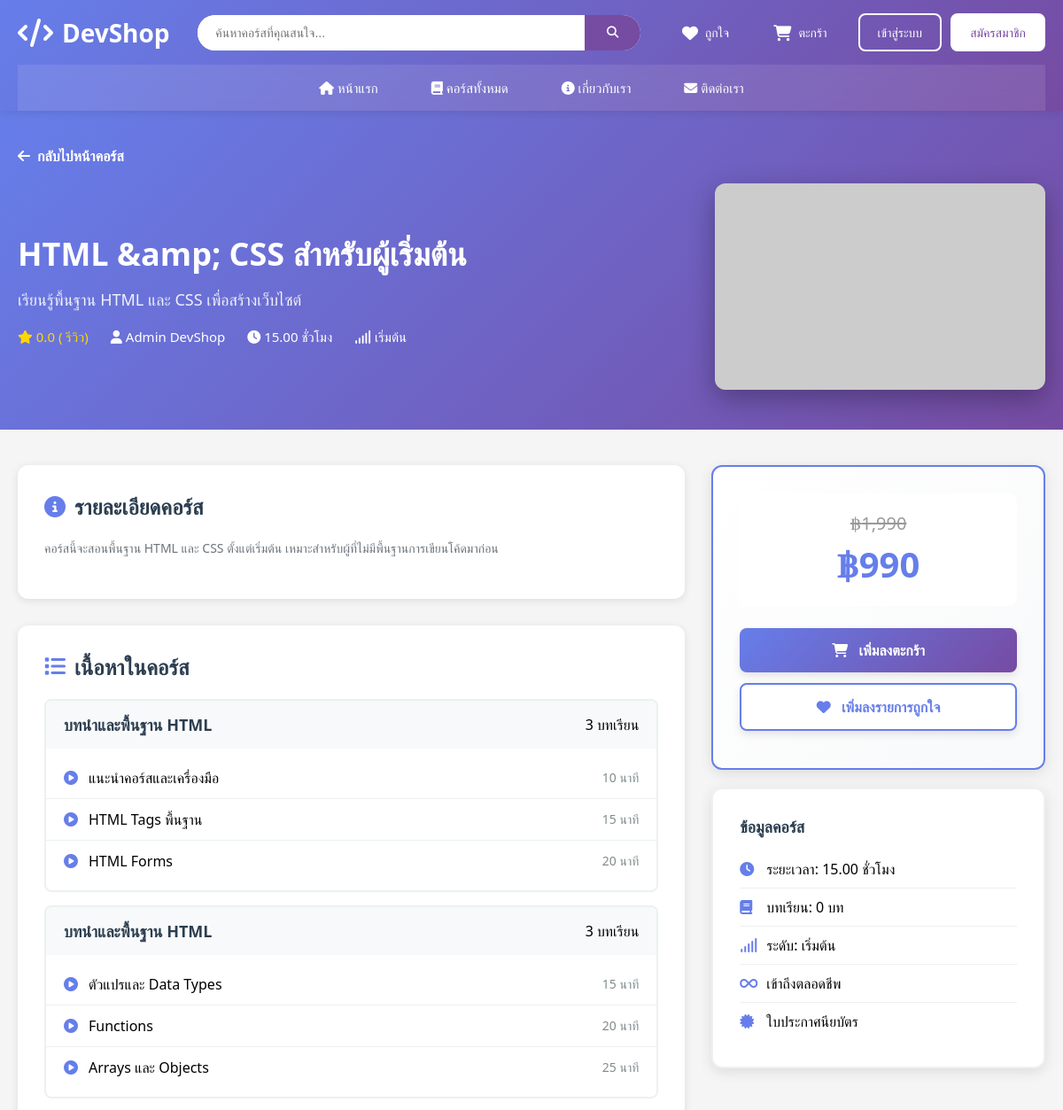
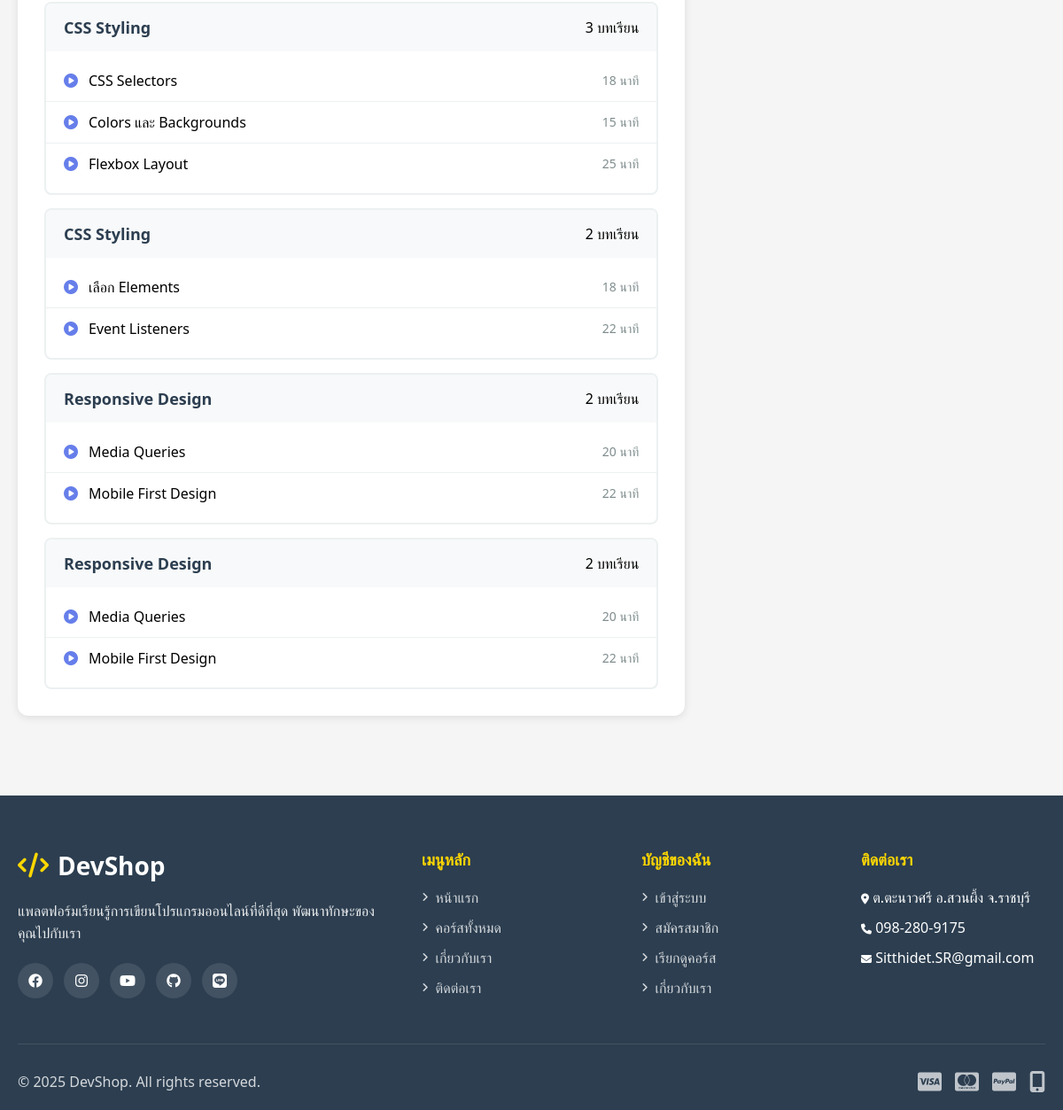
Screenshot of /course_detail.php?id=1 with the database file from the repository (2 pictures, top to bottom).
### tables this page shows
CREATE TABLE `courses` (
  `course_id` int NOT NULL AUTO_INCREMENT,
  `instructor_id` int NOT NULL,
  `category_id` int NOT NULL,
  `course_title` varchar(200) NOT NULL,
  `course_slug` varchar(200) NOT NULL,
  `description` text,
  `short_description` varchar(500) DEFAULT NULL,
  `thumbnail` varchar(255) DEFAULT NULL,
  `level` enum('beginner','intermediate','advanced') DEFAULT 'beginner',
  `price` decimal(10,2) NOT NULL,
  `discount_price` decimal(10,2) DEFAULT NULL,
  `duration_hours` decimal(5,2) DEFAULT NULL,
  `total_lectures` int DEFAULT '0',
  `status` enum('draft','published','archived') DEFAULT 'draft',
  `featured` tinyint(1) DEFAULT '0',
  `bestseller` tinyint(1) DEFAULT '0',
  `created_at` timestamp NULL DEFAULT CURRENT_TIMESTAMP,
  `updated_at` timestamp NULL DEFAULT CURRENT_TIMESTAMP ON UPDATE CURRENT_TIMESTAMP,
  PRIMARY KEY (`course_id`),
  UNIQUE KEY `course_slug` (`course_slug`),
  KEY `idx_slug` (`course_slug`),
  KEY `idx_instructor` (`instructor_id`),
  KEY `idx_category` (`category_id`),
  KEY `idx_status` (`status`),
  KEY `idx_featured` (`featured`),
  CONSTRAINT `courses_ibfk_1` FOREIGN KEY (`instructor_id`) REFERENCES `users` (`user_id`) ON DELETE CASCADE,
  CONSTRAINT `courses_ibfk_2` FOREIGN KEY (`category_id`) REFERENCES `categories` (`category_id`) ON DELETE RESTRICT
);

CREATE TABLE `sections` (
  `section_id` int NOT NULL AUTO_INCREMENT,
  `course_id` int NOT NULL,
  `section_title` varchar(200) NOT NULL,
  `section_order` int DEFAULT '0',
  `created_at` timestamp NULL DEFAULT CURRENT_TIMESTAMP,
  PRIMARY KEY (`section_id`),
  KEY `idx_course` (`course_id`),
  CONSTRAINT `sections_ibfk_1` FOREIGN KEY (`course_id`) REFERENCES `courses` (`course_id`) ON DELETE CASCADE
);

CREATE TABLE `lectures` (
  `lecture_id` int NOT NULL AUTO_INCREMENT,
  `section_id` int NOT NULL,
  `lecture_title` varchar(200) NOT NULL,
  `lecture_type` enum('video','article','quiz','file') DEFAULT 'video',
  `content_url` varchar(255) DEFAULT NULL,
  `content_text` text,
  `duration_minutes` int DEFAULT NULL,
  `lecture_order` int DEFAULT '0',
  `is_preview` tinyint(1) DEFAULT '0',
  `created_at` timestamp NULL DEFAULT CURRENT_TIMESTAMP,
  PRIMARY KEY (`lecture_id`),
  KEY `idx_section` (`section_id`),
  CONSTRAINT `lectures_ibfk_1` FOREIGN KEY (`section_id`) REFERENCES `sections` (`section_id`) ON DELETE CASCADE
);

### includes/course_functions.php (called while the page is built, shortened)
<?php
function get_course_by_id($course_id)
{
    global $conn;
    $course_id = intval($course_id);
    $sql = "SELECT c.*, cat.category_name, cat.icon,
            CONCAT(u.first_name, ' ', u.last_name) as instructor_name,
            u.profile_image as instructor_image,
            COALESCE(AVG(r.rating), 0) as avg_rating,
            COUNT(DISTINCT r.review_id) as total_reviews,
            COUNT(DISTINCT e.enrollment_id) as total_students
            FROM courses c
            LEFT JOIN categories cat ON c.category_id = cat.category_id
            LEFT JOIN users u ON c.instructor_id = u.user_id
            LEFT JOIN reviews r ON c.course_id = r.course_id AND r.status = 'approved'
            LEFT JOIN enrollments e ON c.course_id = e.course_id
            WHERE c.course_id = $course_id AND c.status = 'published'
            GROUP BY c.course_id";
    $result = $conn->query($sql);
    return $result ? $result->fetch_assoc() : null;
}
?>

### includes/functions.php (called while the page is built, shortened)
<?php
function get_level_text($level)
{
    $levels = [
        'beginner' => 'เริ่มต้น',
        'intermediate' => 'กลาง',
        'advanced' => 'ขั้นสูง'
    ];
    return $levels[$level] ?? 'ไม่ระบุ';
}
?>

### course_detail.php (the view, shortened to what this page needs)
<?php
require_once 'includes/config.php';
require_once 'includes/functions.php';
require_once 'includes/course_functions.php';
$course_id = intval($_GET['id']);
$course = get_course_by_id($course_id);
$sections = $conn->query("
    SELECT s.*,
    (SELECT COUNT(*) FROM lectures WHERE section_id = s.section_id) as lecture_count
    FROM sections s
    WHERE s.course_id = $course_id
    ORDER BY s.section_order
")->fetch_all(MYSQLI_ASSOC);
foreach ($sections as &$section) {
    $section['lectures'] = $conn->query("
        SELECT * FROM lectures
        WHERE section_id = {$section['section_id']}
        ORDER BY lecture_order
    ")->fetch_all(MYSQLI_ASSOC);
}
?>
<!DOCTYPE html>
<html lang="th">
<head>
    <link rel="stylesheet" href="assets/css/style.css?v=<?php echo time(); ?>">
    <link rel="stylesheet" href="https://cdnjs.cloudflare.com/ajax/libs/font-awesome/6.4.0/css/all.min.css">
    <link rel="stylesheet" href="https://cdn.jsdelivr.net/npm/sweetalert2@11/dist/sweetalert2.min.css">
</head>
<body>
    <?php include 'includes/header.php'; ?>
    <div class="course-detail-container">
        <div class="course-header">
            <div class="container">
                <a href="courses.php" class="back-link">
                    <i class="fas fa-arrow-left"></i> กลับไปหน้าคอร์ส
                </a>
                <div class="course-header-content">
                    <div class="course-header-left">
                        <h1><?php echo htmlspecialchars($course['course_title']); ?></h1>
                        <p class="course-short-desc"><?php echo htmlspecialchars($course['short_description']); ?></p>
                        <div class="course-meta-info">
                            <span class="rating">
                                <i class="fas fa-star"></i> <?php echo number_format($course['avg_rating'], 1); ?>
                                (<?php echo $course['review_count']; ?> รีวิว)
                            </span>
                            <span><i class="fas fa-user"></i> <?php echo htmlspecialchars($course['instructor_name']); ?></span>
                            <span><i class="fas fa-clock"></i> <?php echo $course['duration_hours']; ?> ชั่วโมง</span>
                            <span><i class="fas fa-signal"></i> <?php echo get_level_text($course['level']); ?></span>
                        </div>
                    </div>
                    <div class="course-header-right">
                        <img src="<?php echo htmlspecialchars($course['thumbnail']); ?>"
                             alt="<?php echo htmlspecialchars($course['course_title']); ?>">
                    </div>
                </div>
            </div>
        </div>
        <div class="container">
            <div class="course-detail-grid">
                <div class="course-main">
                    <div class="content-section">
                        <h2><i class="fas fa-info-circle"></i> รายละเอียดคอร์ส</h2>
                        <div class="course-description">
                            <?php echo nl2br(htmlspecialchars($course['description'])); ?>
                        </div>
                    </div>
                    <div class="content-section">
                        <h2><i class="fas fa-list"></i> เนื้อหาในคอร์ส</h2>
                        <div class="curriculum">
                            <?php foreach ($sections as $section): ?>
                                <div class="section-item">
                                    <div class="section-header">
                                        <h3><?php echo htmlspecialchars($section['section_title']); ?></h3>
                                        <span><?php echo $section['lecture_count']; ?> บทเรียน</span>
                                    </div>
                                    <div class="lectures-list">
                                        <?php foreach ($section['lectures'] as $lecture): ?>
                                            <div class="lecture-item">
                                                <i class="fas fa-play-circle"></i>
                                                <span><?php echo htmlspecialchars($lecture['lecture_title']); ?></span>
                                                <?php if ($lecture['duration_minutes']): ?>
                                                    <span class="duration"><?php echo $lecture['duration_minutes']; ?> นาที</span>
                                                <?php endif; ?>
                                            </div>
                                        <?php endforeach; ?>
                                    </div>
                                </div>
                            <?php endforeach; ?>
                        </div>
                    </div>
                </div>
                <div class="course-sidebar">
                    <div class="price-card">
                        <div class="price">
                            <?php if ($course['discount_price'] && $course['discount_price'] < $course['price']): ?>
                                <span class="old-price">฿<?php echo number_format($course['price']); ?></span>
                                <span class="new-price">฿<?php echo number_format($course['discount_price']); ?></span>
                            <?php else: ?>
                                <span class="new-price">฿<?php echo number_format($course['price']); ?></span>
                            <?php endif; ?>
                        </div>
                        <a href="add_to_cart.php?course_id=<?php echo $course_id; ?>" class="btn-primary btn-block">
                            <i class="fas fa-shopping-cart"></i> เพิ่มลงตะกร้า
                        </a>
                        <a href="add_to_wishlist.php?course_id=<?php echo $course_id; ?>" class="btn-secondary btn-block">
                            <i class="fas fa-heart"></i> เพิ่มลงรายการถูกใจ
                        </a>
                    </div>
                    <div class="info-card">
                        <h3>ข้อมูลคอร์ส</h3>
                        <ul>
                            <li><i class="fas fa-clock"></i> ระยะเวลา: <?php echo $course['duration_hours']; ?> ชั่วโมง</li>
                            <li><i class="fas fa-book"></i> บทเรียน: <?php echo $course['total_lectures']; ?> บท</li>
                            <li><i class="fas fa-signal"></i> ระดับ: <?php echo get_level_text($course['level']); ?></li>
                            <li><i class="fas fa-infinity"></i> เข้าถึงตลอดชีพ</li>
                            <li><i class="fas fa-certificate"></i> ใบประกาศนียบัตร</li>
                        </ul>
                    </div>
                </div>
            </div>
        </div>
    </div>
    <?php include 'includes/footer.php'; ?>
</body>
</html>

### assets/css/style.css (style rules this page uses)
* { margin: 0; padding: 0; box-sizing: border-box; }
body { font-family: 'Segoe UI', Tahoma, Geneva, Verdana, sans-serif; background-color: #f5f5f5; }
.btn-primary, .btn-secondary { padding: 15px 35px; border-radius: 10px; text-decoration: none; font-size: 16px; font-weight: 600; transition: all 0.3s; display: inline-flex; align-items: center; gap: 10px; }
.btn-primary { background: white; color: #764ba2; }
.btn-secondary { background: transparent; color: white; border: 2px solid white; }
.container { max-width: 1200px; margin: 0 auto; padding: 0 20px; }
.course-description { font-size: 14px; color: #7f8c8d; line-height: 1.6; margin-bottom: 15px; }
.old-price { font-size: 13px; color: #95a5a6; text-decoration: line-through; }
.new-price { font-size: 20px; font-weight: bold; color: #667eea; }
.course-detail-container { padding-bottom: 60px; }
.course-header { background: linear-gradient(135deg, #667eea 0%, #764ba2 100%); color: white; padding: 40px 0; }
.course-header .back-link { color: white; text-decoration: none; display: inline-flex; align-items: center; gap: 8px; margin-bottom: 20px; font-weight: 600; }
.course-header-content { display: grid; grid-template-columns: 2fr 1fr; gap: 40px; align-items: center; }
.course-header h1 { font-size: 36px; margin-bottom: 15px; }
.course-short-desc { font-size: 18px; margin-bottom: 20px; opacity: 0.9; }
.course-meta-info { display: flex; gap: 25px; flex-wrap: wrap; font-size: 15px; }
.course-meta-info .rating { color: #ffd700; }
.course-header-right img { width: 100%; border-radius: 12px; box-shadow: 0 10px 30px rgba(0,0,0,0.3); }
.course-detail-grid { display: grid; grid-template-columns: 2fr 1fr; gap: 30px; margin-top: 40px; }
.content-section { background: white; padding: 30px; border-radius: 12px; box-shadow: 0 2px 10px rgba(0,0,0,0.1); margin-bottom: 30px; }
.content-section h2 { font-size: 24px; margin-bottom: 20px; color: #2c3e50; display: flex; align-items: center; gap: 10px; }
.content-section h2 i { color: #667eea; }
.course-description { line-height: 1.8; color: #555; }
.curriculum { display: flex; flex-direction: column; gap: 15px; }
.section-item { border: 2px solid #ecf0f1; border-radius: 8px; overflow: hidden; }
.section-header { background: #f8f9fa; padding: 15px 20px; display: flex; justify-content: space-between; align-items: center; }
.section-header h3 { font-size: 18px; color: #2c3e50; margin: 0; }
.lectures-list { padding: 10px 0; }
.lecture-item { padding: 12px 20px; display: flex; align-items: center; gap: 12px; border-bottom: 1px solid #ecf0f1; }
.lecture-item:last-child { border-bottom: none; }
.lecture-item i { color: #667eea; }
.lecture-item .duration { margin-left: auto; color: #7f8c8d; font-size: 14px; }
.course-sidebar { position: sticky; top: 20px; }
.price-card, .info-card { background: white; padding: 30px; border-radius: 12px; box-shadow: 0 4px 15px rgba(0,0,0,0.1); margin-bottom: 20px; border: 2px solid #f0f0f0; }
.price-card { background: linear-gradient(135deg, #ffffff 0%, #f8f9fa 100%); border: 2px solid #667eea; }
.price-card .price { text-align: center; margin-bottom: 25px; padding: 20px; background: white; border-radius: 10px; }
.price-card .old-price { text-decoration: line-through; color: #999; font-size: 20px; display: block; margin-bottom: 5px; }
.price-card .new-price { font-size: 40px; font-weight: bold; color: #667eea; display: block; }
.btn-block { display: block; width: 100%; text-align: center; padding: 14px 20px; margin-bottom: 12px; border-radius: 8px; font-weight: 600; font-size: 16px; text-decoration: none; transition: all 0.3s; box-shadow: 0 4px 10px rgba(0,0,0,0.1); }
.btn-block i { margin-right: 8px; }
.btn-primary.btn-block { background: linear-gradient(135deg, #667eea 0%, #764ba2 100%); color: white; border: none; }
.btn-secondary.btn-block { background: white; color: #667eea; border: 2px solid #667eea; }
.info-card h3 { font-size: 18px; margin-bottom: 15px; color: #2c3e50; }
.info-card ul { list-style: none; padding: 0; }
.info-card li { padding: 10px 0; border-bottom: 1px solid #ecf0f1; display: flex; align-items: center; gap: 10px; }
.info-card li:last-child { border-bottom: none; }
.info-card li i { color: #667eea; width: 20px; }
.course-description { color: #6c757d; font-size: 14px; line-height: 1.6; margin-bottom: 15px; display: -webkit-box; -webkit-line-clamp: 2; -webkit-box-orient: vertical; overflow: hidden; }

### rows the page displays
courses: course_title "HTML &amp; CSS สำหรับผู้เริ่มต้น", short_description "เรียนรู้พื้นฐาน HTML และ CSS เพื่อสร้างเว็บไซต์", duration_hours "15.00", level "เริ่มต้น", description "คอร์สนี้จะสอนพื้นฐาน HTML และ CSS ตั้งแต่เริ่มต้น เหมาะสำหรับผู้ที่ไม่มีพื้นฐานการเขียนโค้ดมาก่อน", price "1,990", discount_price "990", total_lectures "0"
sections: section_title "บทนำและพื้นฐาน HTML", lecture_count "3"
lectures: lecture_title "แนะนำคอร์สและเครื่องมือ", duration_minutes "10"
lectures: lecture_title "HTML Tags พื้นฐาน", duration_minutes "15"
lectures: lecture_title "HTML Forms", duration_minutes "20"
sections: section_title "บทนำและพื้นฐาน HTML", lecture_count "3"
lectures: lecture_title "ตัวแปรและ Data Types", duration_minutes "15"
lectures: lecture_title "Functions", duration_minutes "20"
lectures: lecture_title "Arrays และ Objects", duration_minutes "25"
sections: section_title "CSS Styling", lecture_count "3"
lectures: lecture_title "CSS Selectors", duration_minutes "18"
lectures: lecture_title "Colors และ Backgrounds", duration_minutes "15"
lectures: lecture_title "Flexbox Layout", duration_minutes "25"
sections: section_title "CSS Styling", lecture_count "2"
lectures: lecture_title "เลือก Elements", duration_minutes "18"
lectures: lecture_title "Event Listeners", duration_minutes "22"
sections: section_title "Responsive Design", lecture_count "2"
lectures: lecture_title "Media Queries", duration_minutes "20"
lectures: lecture_title "Mobile First Design", duration_minutes "22"

### other values shown
$course['avg_rating'] "0.0"
$course['instructor_name'] "Admin DevShop"
